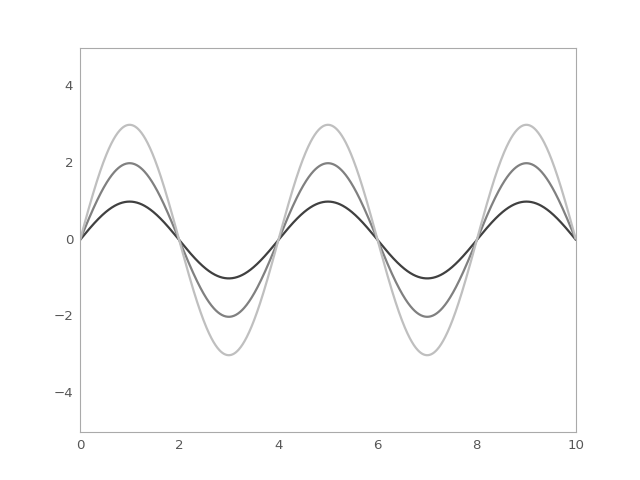

Generate this figure with Python:
import numpy as np
import matplotlib.pyplot as plt

from astropy.modeling.models import Sine1D

plt.figure()
s1 = Sine1D(amplitude=1, frequency=.25)
r=np.arange(0, 10, .01)

for amplitude in range(1,4):
     s1.amplitude = amplitude
     plt.plot(r, s1(r), color=str(0.25 * amplitude), lw=2)

plt.axis([0, 10, -5, 5])
plt.show()
